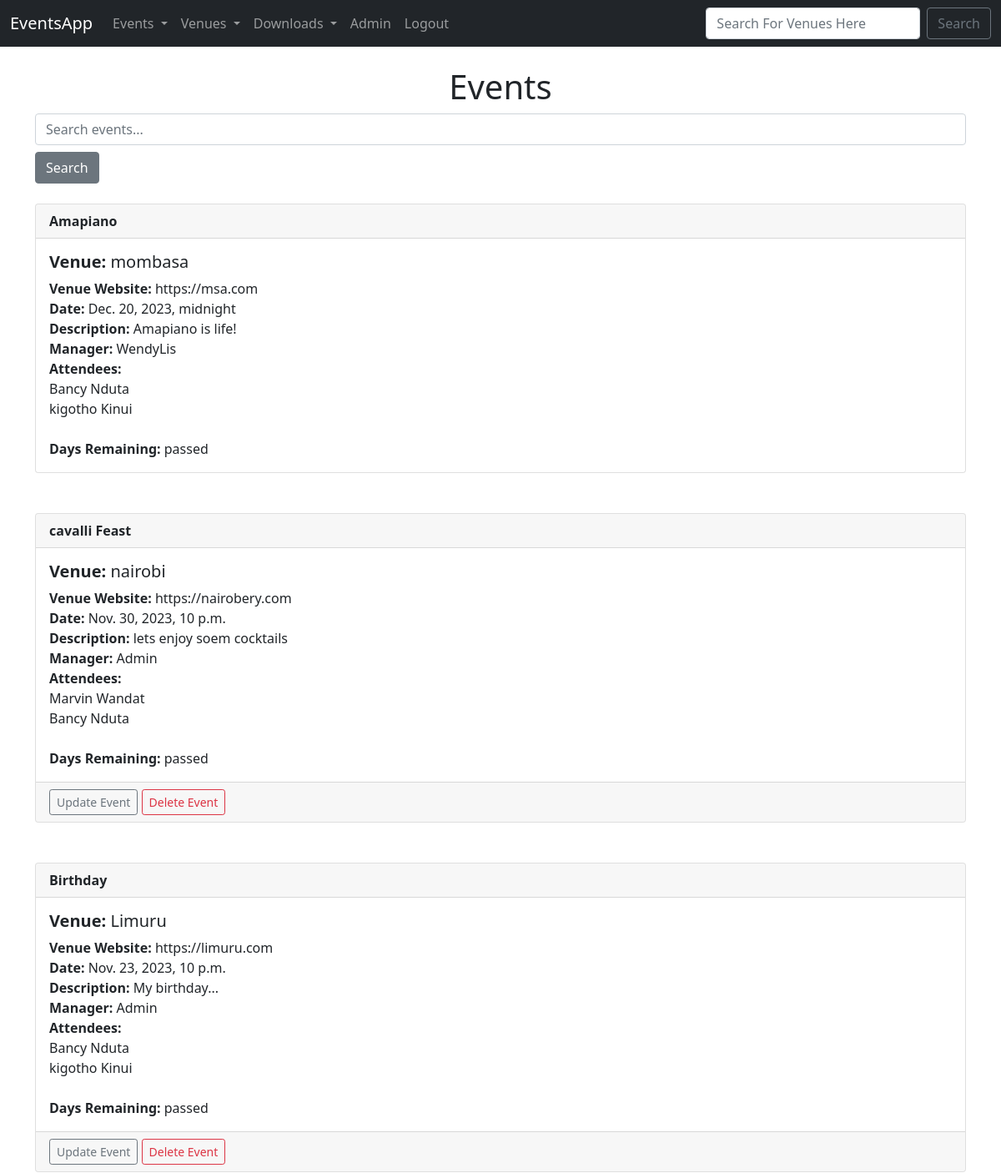
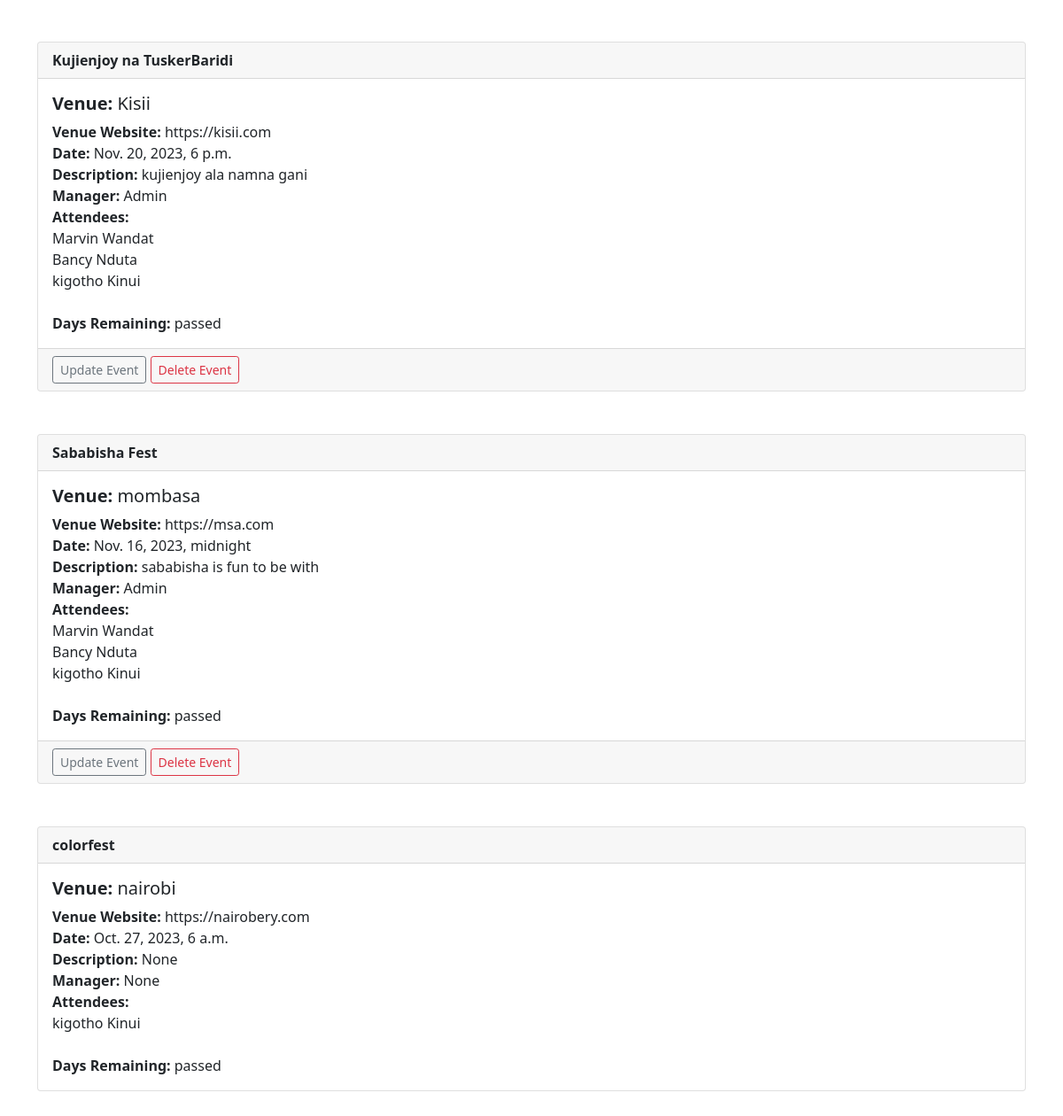
/events/ (signed in), run on the app's committed database (2 pictures, top to bottom).
### events/models.py (models this page shows)
class Event(models.Model):
    name = models.CharField(max_length=100)
    date = models.DateTimeField()
    description = models.TextField(null=True,blank=True)
    venue = models.ForeignKey(Venue,blank=True,null=True,on_delete=models.CASCADE)
    manager = models.ForeignKey(User,blank=True,null=True,on_delete=models.SET_NULL)
    attendees = models.ManyToManyField(EventUser,blank=True)
    is_approved=models.BooleanField(default=False)
    def __str__(self):
        return self.name
    @property
    def days_till(self):
        days = (self.date.date() - date.today()).days
        if days < 1:
            return "passed"
        else:
            return str(days)

class Venue(models.Model):
    name = models.CharField(max_length=100)
    address = models.CharField(max_length=100)
    zipcode= models.CharField(max_length=50)
    email = models.EmailField(null=True,blank=True)
    web = models.URLField(null=True,blank=True)
    phone = models.CharField(max_length=20,null=True,blank=True)
    owner = models.IntegerField(blank=False,default=1)
    venue_img=models.ImageField(null=True,blank=True,upload_to="images/")
    def __str__(self):
        return self.name

class EventUser(models.Model):
    first_name=models.CharField(max_length=100)
    last_name=models.CharField(max_length=100)
    email_adress= models.EmailField(max_length=100)
    def __str__(self):
        return self.first_name + " " + self.last_name

### events/views.py (the view)
# urls.py: path("events/",views.list_events,name="events"),
def list_events(request):
    if request.method == "POST":
        searched=request.POST["search"]
        events = Event.objects.filter(name__contains=searched)
    else:
        events = Event.objects.all().order_by("-date")
    return render(request,"events/events_list.html",{"events":events})

### events/templates/events/events_list.html (shortened to what this page needs)
{% extends "events/layout.html" %} {% block content %}
<h1 class="text-center">Events</h1>
<form class="mb-4" method="POST" action="{% url 'events' %}">
  <input
    type="text"
    class="form-control"
    name="search"
    placeholder="Search events..."
  />
  <button class="btn btn-secondary mt-2" type="submit">Search</button>
</form>
{% for event in events %} {% if event.is_approved %}
<div class="card">
  <div class="card-header"><strong> {{ event }} </strong></div>
  <div class="card-body">
    <h5 class="card-title"><strong> Venue: </strong> {{ event.venue }}</h5>
    <p class="card-text">
      <strong>Venue Website:</strong> {{ event.venue.web }} <br />
      <strong>Date:</strong> {{ event.date }} <br />
      <strong>Description:</strong> {{ event.description }} <br />
      <strong>Manager:</strong> {{ event.manager }} <br />
      <strong> Attendees:</strong> <br />
      {% for user in event.attendees.all %} {{ user }} <br />
      {% endfor %}<br />
      <strong>Days Remaining:</strong> {{ event.days_till }}
    </p>
  </div>
  {% if user.is_authenticated %} {% if user == event.manager %}
  <div class="card-footer text-muted">
    <a
      href="{% url 'update_event' event.id %}"
      class="btn btn-outline-secondary btn-sm"
      >Update Event</a
    >
    <a
      href="{% url 'delete_event' event.id %}"
      class="btn btn-outline-danger btn-sm"
      >Delete Event</a
    >
  </div>
  {% endif %} {% endif %}
</div>
<br />
<br />
{% endif %} {% endfor %} {% endblock %}

### data on the page
Event: name "Amapiano", venue "mombasa", venue.web "https://msa.com", date "Dec. 20, 2023, midnight", description "Amapiano is life!", manager "WendyLis", days_till "passed"
EventUser: first_name+last_name "Bancy Nduta"
EventUser: first_name+last_name "kigotho Kinui"
Event: name "cavalli Feast", venue "nairobi", venue.web "https://nairobery.com", date "Nov. 30, 2023, 10 p.m.", description "lets enjoy soem cocktails", manager "Admin", days_till "passed", shows "Update Event"
EventUser: first_name+last_name "Marvin Wandat"
Event: name "Birthday", venue "Limuru", venue.web "https://limuru.com", date "Nov. 23, 2023, 10 p.m.", description "My birthday...", manager "Admin", days_till "passed", shows "Update Event"
Event: name "Kujienjoy na TuskerBaridi", venue "Kisii", venue.web "https://kisii.com", date "Nov. 20, 2023, 6 p.m.", description "kujienjoy ala namna gani", manager "Admin", days_till "passed", shows "Update Event"
Event: name "Sababisha Fest", venue "mombasa", venue.web "https://msa.com", date "Nov. 16, 2023, midnight", description "sababisha is fun to be with", manager "Admin", days_till "passed", shows "Update Event"
Event: name "colorfest", venue "nairobi", venue.web "https://nairobery.com", date "Oct. 27, 2023, 6 a.m.", description "None", manager "None", days_till "passed"
